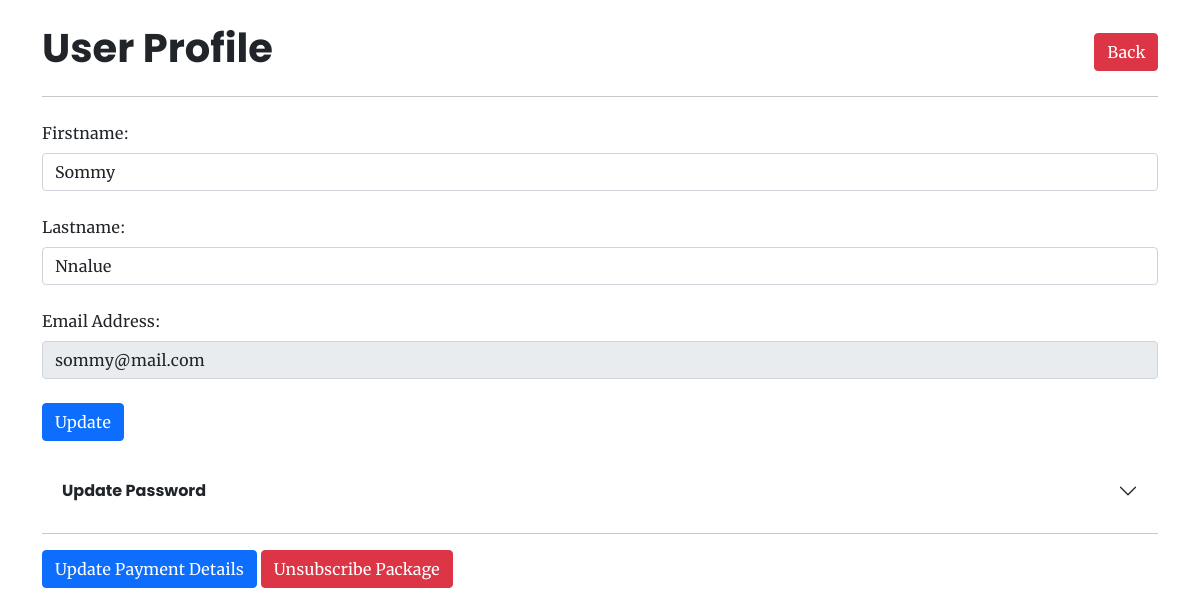
The page /profile (signed in) on the database its author committed.
### app/models/__init__.py (models this page shows, shortened)
class User(UserMixin, db.Model):
    id = db.Column(db.Integer, primary_key=True)
    firstname = db.Column(db.String(200), nullable=False)
    lastname = db.Column(db.String(200), nullable=True)
    email = db.Column(db.String(100), nullable=False, unique=True)
    password = db.Column(db.String(200), nullable=False)
    isAdmin = db.Column(db.Boolean(), default=False)
    createdAt = db.Column(db.DateTime, default=datetime.utcnow)
    payment_details = db.relationship('PaymentDetails', uselist=False, back_populates='user')
    membership = db.relation('Membership', uselist=False, back_populates='user')

### app/views.py (the view)
@app.route('/profile')
@login_required
def profile():
    return render_template('pages/user/profile.html')

### app/models/__init__.py (called while the page is built)
@login_manager.user_loader
def load_user(id):
    return User.query.get(id)

### app/templates/pages/user/profile.html (shortened to what this page needs)
{% extends "components/base.html" %}  {% block content %}
<main class="container my-4">
    <div class="d-flex justify-content-between align-items-center">
        <div>
            <h1>{{ 'Admin Profile' if current_user.isAdmin else 'User Profile' }}</h1>
        </div>
        <a class="btn btn-danger" href="/">Back</a>
    </div>
    <hr />
    <form action="/user/profile" method="post">
        <div class="form-group my-4">
            <label for="subject" class="form-label">Firstname:</label>
            <input type="text" class="form-control" id="firstname" name="firstname" value="{{current_user.firstname}}"
                required />
        </div>
        <div class="form-group my-4">
            <label for="subject" class="form-label">Lastname:</label>
            <input type="text" class="form-control" id="lastname" name="lastname"
                value="{{current_user.lastname if current_user.lastname}}" required />
        </div>
        <div class="form-group my-4">
            <label for="subject" class="form-label">Email Address:</label>
            <input type="email" class="form-control" id="email" name="email" value="{{current_user.email}}" readonly />
        </div>
        <div class="form-group my-4">
            <button class="btn btn-primary" type="submit">Update</button>
        </div>
    </form>
    <div class="accordion accordion-flush" id="accordionFlushExample">
        <div class="accordion-item">
            <h2 class="accordion-header" id="flush-headingOne">
                <button class="accordion-button collapsed" type="button" data-bs-toggle="collapse"
                    data-bs-target="#flush-collapseOne" aria-expanded="false" aria-controls="flush-collapseOne">
                    Update Password
                </button>
            </h2>
        </div>
    </div>
    {% if not current_user.isAdmin and current_user.membership.package != None %}
    <hr>
    <div class="col">
        <a class="btn btn-primary" href="/user/edit/payment-details" type="button">
            Update Payment Details
        </a>
        <a href="/user/unsubscribe" class="btn btn-danger align-self-end">Unsubscribe Package</a>
    </div>
    {% endif %}
</main>
{% endblock %}

### app/static/css/main.css (style rules this page uses)
body { font-family: 'Merriweather'; }
h1, h2, h3, h4 , h5 , h6, .h1, .h2, .h3, .h4 , .h5 , .h6 { font-family: 'PoppinsBold'; font-weight: 500; }

### rows shown on the page
User: isAdmin "User Profile", firstname "Sommy", lastname "Nnalue", email "sommy@mail.com"
